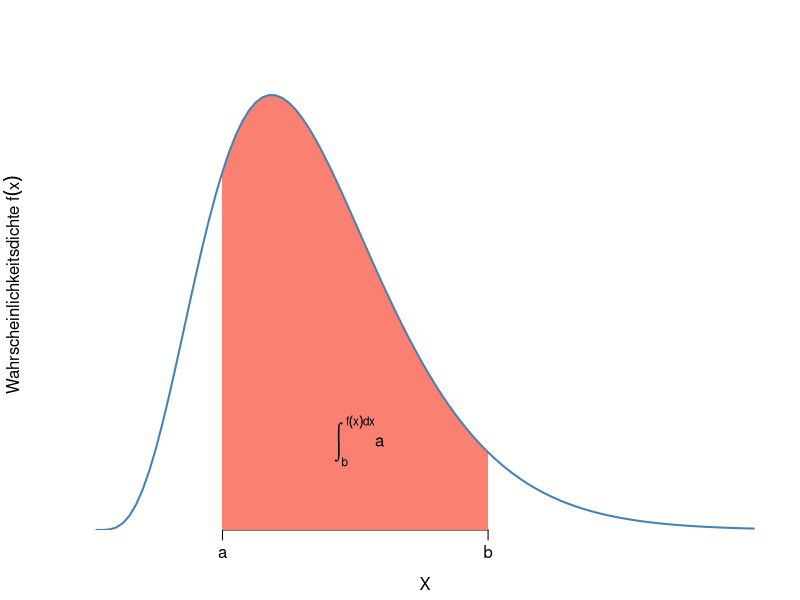
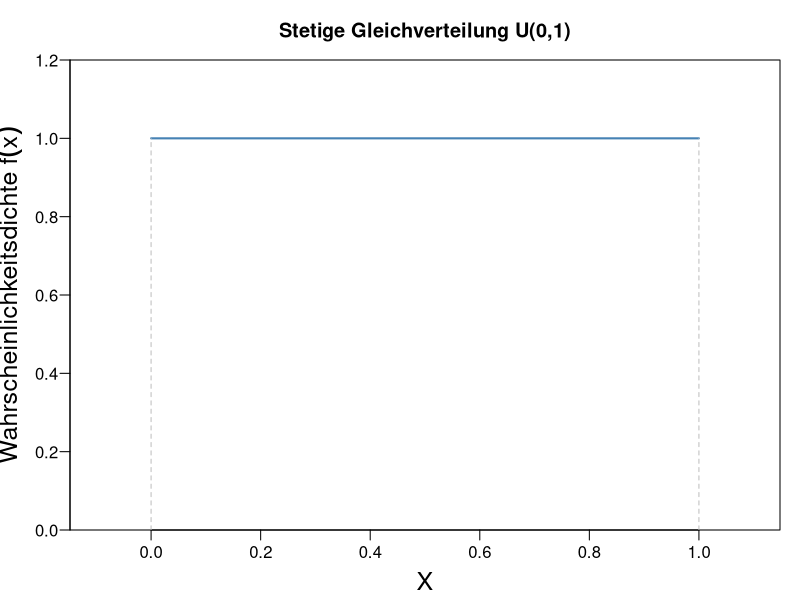
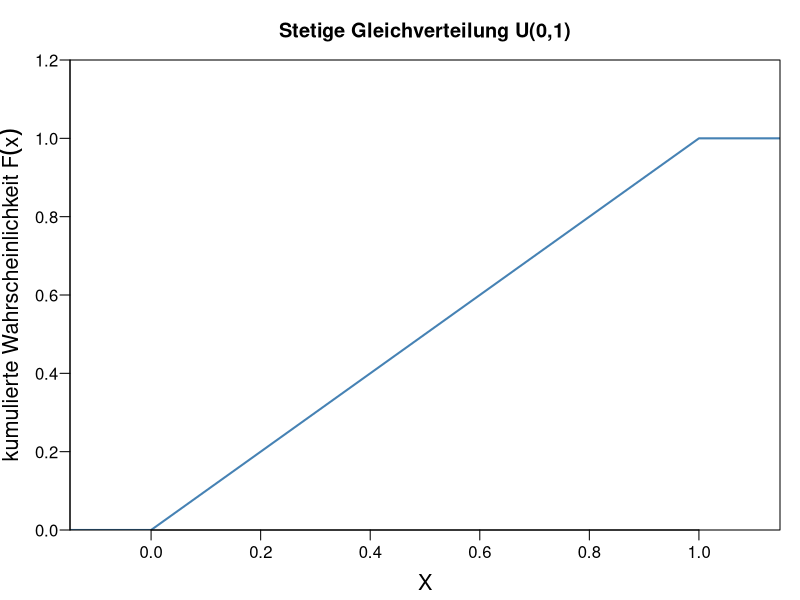
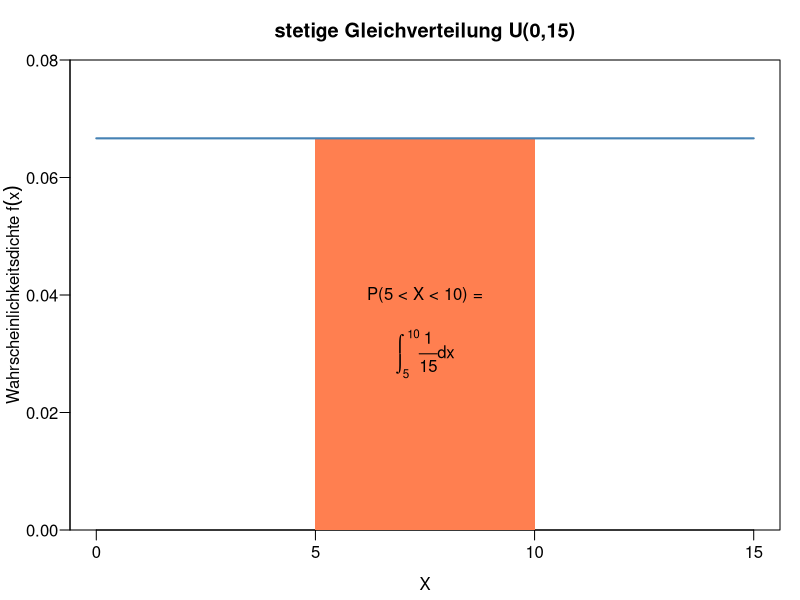
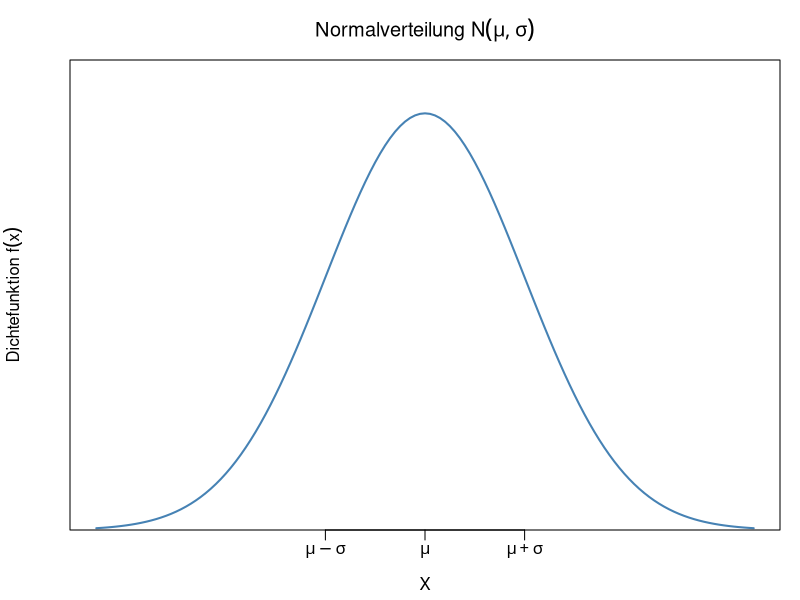
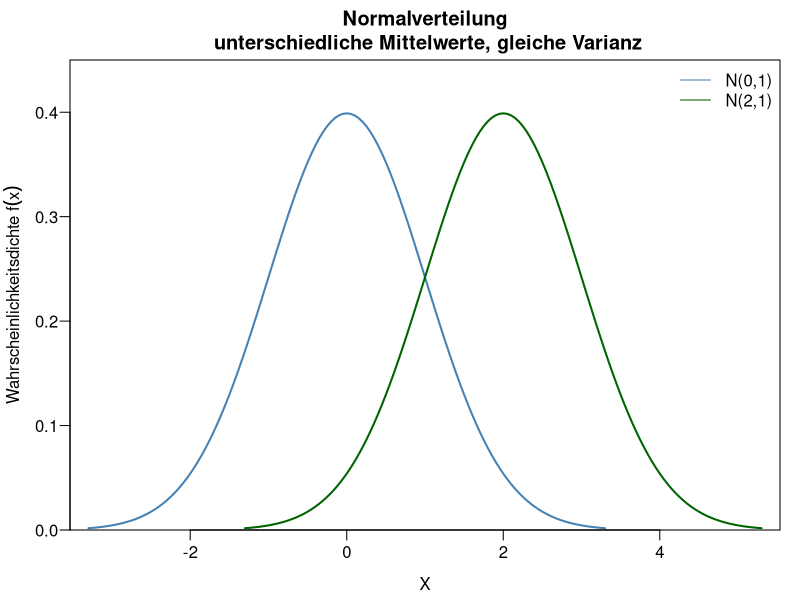
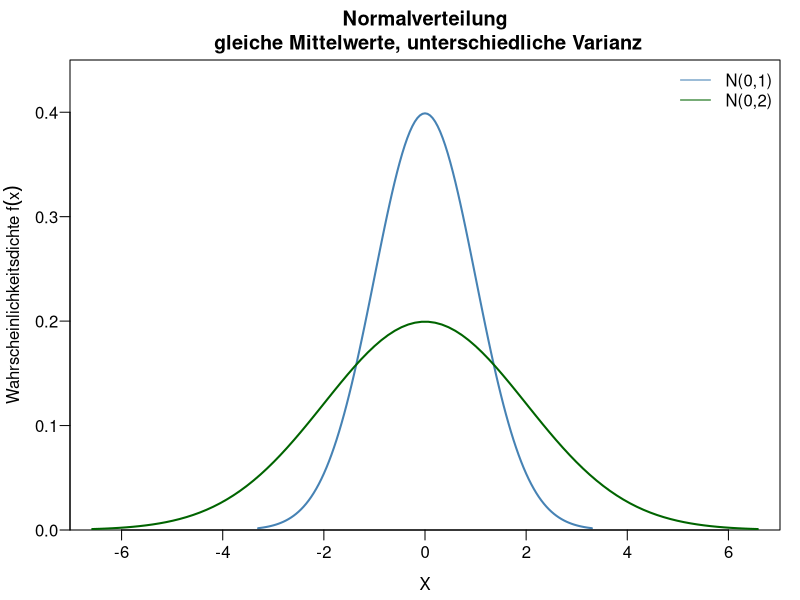
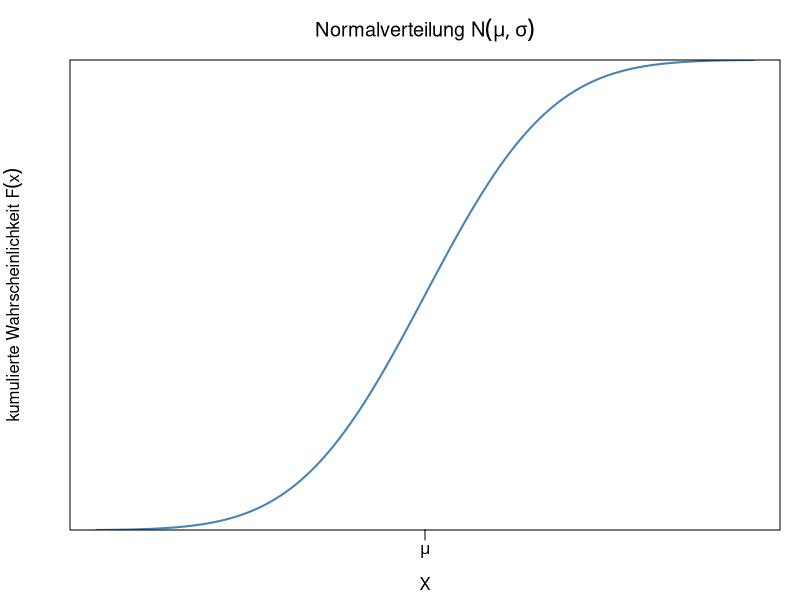

Here is the R script that generated these plots, in order:
## ---- chunk 1
#| label: dichtearea1
x<-seq(0,30,length=100) 
y2<-dchisq(x,df=10) 
par(mar=c(3.5,3.5,2,1), 
    mgp=c(2.2,0.6,0))
plot(x, y2, 
     xlim=c(0, 30), 
     ylim=c(0, 0.11), 
     type="n", 
     xlab="X", 
     ylab=expression("Wahrscheinlichkeitsdichte " * f(x)), 
     yaxs="i", 
     axes=FALSE) 
axis(side=1, at=c(x[20],x[60]), labels=c("a","b"))
polygon(c(x[20], x[20:60],x[60]), 
        c(0, y2[20:60],0), 
        col="salmon", 
        lty=0) 
lines(x, y2, type="l", col="steelblue", lwd=2)
text(12, 0.02, expression(integral(a, b, f(x) * dx)))

## ---- chunk 2
#| label: kontinuniform
par(mar=c(3.5,3.5,3,1), 
    mgp=c(2.2,0.6,0), 
    las=1)
x <- seq(0, 1, length=10)
y <- dunif(x, min=0, max=1)
plot(x, y, 
     type="l", 
     xlab="X", 
     xlim=c(-0.1,1.1), 
     ylim=c(0,1.2), 
     ylab=expression("Wahrscheinlichkeitsdichte " * f(x)), 
     main="Stetige Gleichverteilung U(0,1)", 
     yaxs="i", 
     col="steelblue", 
     lwd=2,
     cex.lab = 1.5)
segments(0,0,0,1, lty=2, col="gray")
segments(1,0,1,1, lty=2, col="gray")

## ---- chunk 3
#| label: lineargrowth
par(mar=c(3.5, 3.5, 3, 1), 
    mgp=c(2.2, 0.6, 0), las=1)
x <- seq(0, 1, length=10)
y <- punif(x, min=0, max=1)
plot(c(-0.2,x,1.2), c(0,y,1), 
     type="l", 
     xlab="X", 
     xlim=c(-0.1,1.1), 
     ylim=c(0,1.2), 
     ylab=expression("kumulierte Wahrscheinlichkeit " * F(x)), 
     main="Stetige Gleichverteilung U(0,1)", 
     yaxs="i", 
     col="steelblue", 
     lwd=2,
     cex.lab = 1.3)
## ---- chunk 4
#| label: buswartezeit
par(mar=c(3.5,3.5,3,1), 
    mgp=c(2.2,0.6,0), 
    las=1)
x <- seq(0, 15, by=5)
y <- dunif(x, min=0, max=15)
plot(x, y, 
     type="n", 
     ylim=c(0, 0.08), 
     xlab="X", 
     ylab=expression("Wahrscheinlichkeitsdichte " * f(x)), 
     main="stetige Gleichverteilung U(0,15)", 
     yaxs="i")
polygon(c(x[2], x[2], x[3], x[3]), 
        c(0, y[1], y[2], 0), 
        col="coral", 
        lty=0)
lines(x, y, col="steelblue", lwd=2)
text(7.5, 0.04, "P(5 < X < 10) =")
text(7.5, 0.03, expression(integral(frac(1,15) * dx, 5, 10)))




## ---- chunk 5
#| label: normalverteilung1
par(mar=c(3.5, 3.5, 3, 1), 
    mgp=c(2.2, 0.6, 0), las=1)
x <- seq(-3.3, 3.3, by=0.05)
plot(x, dnorm(x, mean=0, sd=1), 
     ylim=c(0,0.45), xlab="X", 
     ylab = expression(paste("Dichtefunktion ", f(x))),
     main = expression(paste("Normalverteilung ", N(mu, sigma))),
     type="l", 
     col="steelblue", 
     lwd=2, 
     yaxs="i",
     axes=FALSE)
axis(side = 1, at = c(-1, 0, 1), labels = expression(mu - sigma, mu, mu + sigma))
box()

## ---- chunk 6
#| label: normalverteilung2
par(mar=c(3.5,3.5,3,1), mgp=c(2.2,0.6,0), las=1)
x <- seq(-3.3, 3.3, by=0.05)
plot(x, dnorm(x, mean=0, sd=1), 
     xlim=c(-3.2,5.2), 
     ylim=c(0,0.45), 
     xlab="X", 
     ylab=expression("Wahrscheinlichkeitsdichte " * f(x)), 
     main="Normalverteilung\n unterschiedliche Mittelwerte, gleiche Varianz", 
     type="l", 
     col="steelblue", 
     lwd=2, 
     yaxs="i")
lines(x+2, dnorm(x, mean=0, sd=1), 
      type="l", 
      col="darkgreen", 
      lwd=2)
legend("topright", 
       lty=1, col=c("steelblue", "darkgreen"), 
       legend=c("N(0,1)", "N(2,1)"), 
       bty="n") 

## ---- chunk 7
#| label: normalverteilung3
par(mar=c(3.5,3.5,3,1), 
    mgp=c(2.2,0.6,0), 
    las=1)
x = seq(-3.3, 3.3, by=0.05)
y = seq(-6.581, 6.581, length=100)
plot(x, dnorm(x, mean=0, sd=1), 
     xlim=c(-6.5,6.5), 
     ylim=c(0,0.45), 
     xlab="X", 
     ylab=expression("Wahrscheinlichkeitsdichte " * f(x)), 
     main="Normalverteilung\n gleiche Mittelwerte, unterschiedliche Varianz", 
     type="l", 
     col="steelblue", 
     lwd=2, 
     yaxs="i")
lines(y, dnorm(y, mean=0, sd=2), 
      type="l", 
      col="darkgreen", 
      lwd=2)
legend("topright", 
       lty=1, 
       col=c("steelblue", "darkgreen"), 
       legend=c("N(0,1)", "N(0,2)"), 
       bty="n") 

## ---- chunk 8
#| label: normalSform
par(mar=c(3.5,3.5,3,1), 
    mgp=c(2.2,0.6,0), 
    las=1)
x <- seq(-3.3, 3.3, by=0.05)
plot(x, pnorm(x, mean=0, sd=1), 
     xlab="X", 
     ylab = expression(paste("kumulierte Wahrscheinlichkeit ", F(x))),
     main = expression(paste("Normalverteilung ", N(mu, sigma))),
     type="l", 
     col="steelblue", 
     lwd=2, 
     yaxs="i",
     axes=FALSE)
axis(side=1, at=c(0), 
     labels=expression(mu))
box()

## ---- chunk 9
#| label: normaleigenschaft1
par(mar=c(3.5,3.5,3,1), 
    mgp=c(2.2,0.6,0), 
    las=1)
x <- seq(-3.3, 3.3, by=0.05)
y <- dnorm(x, mean=0, sd=1)
x1 <- seq(-1, 1, by=0.05)
y1 <- dnorm(x1, mean=0, sd=1)
plot(x, y, 
     ylim=c(0,0.45), 
     xlab="X", 
     ylab = expression(paste("Dichtefunktion ", f(x))),
     main = expression(paste("Normalverteilung ", N(mu, sigma))),
     type="n", col="steelblue", 
     lwd=2, 
     yaxs="i",
     axes=FALSE)
axis(side=1, at=c(0), labels=expression(mu))
axis(side=1, at=c(-1,1), 
     labels=expression(mu-sigma, mu+sigma))
polygon(c(x1[1],x1,x1[40]), c(0,y1,0), 
        col="salmon", lty=0)
text(0,0.15, "68%")
lines(x, y, col="steelblue", lwd=2)
box()

## ---- chunk 10
#| label: normaleigenschaft2
par(mar=c(3.5,3.5,3,1), 
    mgp=c(2.2,0.6,0), las=1)
x <- seq(-3.3, 3.3, by=0.05)
y <- dnorm(x, mean=0, sd=1)
x2 <- seq(-2, 2, by=0.05)
y2 <- dnorm(x2, mean=0, sd=1)
plot(x, y, 
     ylim=c(0,0.45), 
     xlab="X", 
     ylab = expression(paste("Dichtefunktion ", f(x))),
     main = expression(paste("Normalverteilung ", N(mu, sigma))),
     type="n", col="steelblue", 
     lwd=2, 
     yaxs="i",
     axes=FALSE)
axis(side=1, at=c(0), labels=expression(mu))
axis(side=1, at=c(-2,2), 
     labels=expression(mu-2*sigma, mu+2*sigma))
polygon(c(x2, rev(x2)), c(rep(0, length(y2)), rev(y2)), col="salmon", border=NA)
text(0,0.15,"95%")
lines(x, y, col="steelblue", lwd=2)
box()

## ---- chunk 11
#| label: normaleigenschaft3
par(mar=c(3.5,3.5,3,1), 
    mgp=c(2.2,0.6,0), 
    las=1)
x <- seq(-3.3, 3.3, by=0.05)
y <- dnorm(x, mean=0, sd=1)
x3 <- seq(-3, 3, by=0.05)
y3 <- dnorm(x3, mean=0, sd=1)
plot(x, y, ylim=c(0,0.45), 
     xlab="X", 
     ylab = expression(paste("Dichtefunktion ", f(x))),
     main = expression(paste("Normalverteilung ", N(mu, sigma))),
     type="n", 
     col="steelblue", 
     lwd=2, 
     yaxs="i",
     axes=FALSE)
axis(side=1, at=c(0), labels=expression(mu))
axis(side=1, at=c(-3,3), 
     labels=expression(mu-3*sigma, mu+3*sigma))
polygon(c(x3, rev(x3)), c(rep(0, length(y3)), rev(y3)), col="salmon", border=NA)
text(0,0.15,"99%")
lines(x, y, col="steelblue", lwd=2)
box()

## ---- chunk 12
#| label: standardnormalverteilung1
par(mar=c(3.5, 3.5, 3, 1), 
    mgp=c(2.2, 0.6, 0), 
    las=1)
x <- seq(-3.3, 3.3, by=0.05)
plot(x, dnorm(x, mean=0, sd=1), 
     ylim=c(0,0.45), 
     xlab="X", 
     ylab = expression(paste("Dichtefunktion ", f(x))),
     main = expression(paste("Standardnormalverteilung ", N(0, 1))),
     type="l", 
     col="steelblue", 
     lwd=2, 
     yaxs="i")

## ---- chunk 13
#| label: normalLeftTail
par(mar=c(3.5,3.5,3,1), 
    mgp=c(2.2,0.6,0), 
    las=1)
x = seq(-3.32, 3.32, by=0.04)
y = dnorm(x,mean=0,sd=1)
x0 = x[97]
p0 = floor(pnorm(x0, mean=0, sd=1, lower.tail=TRUE)*10000)/10000
plot(x, y, 
     ylim=c(0,0.45), 
     xlab="X", 
     ylab = expression(paste("Dichtefunktion ", f(x))),
     main = expression(paste("Standardnormalverteilung ", N(0, 1))),
     type="n", yaxs="i",axes=FALSE)
axis(side=1, at=x0)
polygon(c(x[1],x[1:97],x[97]), c(0,y[1:97],0), col="salmon", lty=0)
lines (x, y, type="l", col="steelblue", lwd=2)
text(-0.7,0.06,paste("F(",x0,")=",p0))
box()

## ---- chunk 14
#| label: normalRightTail
par(mar=c(3.5,3.5,3,1), 
    mgp=c(2.2,0.6,0), 
    las=1)
x = seq(-3.32, 3.32, by=0.04)
y = dnorm(x,mean=0,sd=1)
x0 = x[97]
p0 = floor(pnorm(x0, mean=0, sd=1, lower.tail=TRUE)*10000)/10000
plot(x, y, 
     ylim=c(0,0.45), 
     xlab="X", 
     ylab = expression(paste("Dichtefunktion ", f(x))),
     main = expression(paste("Standardnormalverteilung ", N(0, 1))),
     type="n", 
     yaxs="i",
     axes=FALSE)
axis(side=1, at=x0)
polygon(c(x[97],
          x[97:length(x)],
          x[length(x)]), 
        c(0,y[97:length(x)],0), 
        col="salmon", lty=0)
lines (x, y, type="l", col="steelblue", lwd=2)
text(-0.7,0.06,paste("F(",x0,")=",p0))
text(1.2,0.06,paste("1-F(",x0,")"))
text(1.2,0.04,"=0.3015")
box()

## ---- chunk 15
#| label: ChiQuadrat

par(mar=c(3.5,3.5,3,1), 
    mgp=c(2.2,0.6,0), 
    las=1)
x = seq(0, 50, by=0.05)
y1 = dchisq(x, df=3)
y2 = dchisq(x, df=10)
y3 = dchisq(x, df=30)
plot(x, y1, 
     xlab="X", 
     ylab = expression(paste("Dichtefunktion ", f(x))), 
     main="Chi-Quadrat-Verteilung", type="l", 
     col="steelblue", 
     lwd=2, 
     yaxs="i")
lines(x, y2, type="l", col="darkgreen", lwd=2)
lines(x, y3, type="l", col="hotpink", lwd=2)
legend("topright", 
       lty=1, 
       lwd=2, 
       col=c("steelblue", "darkgreen", "hotpink"), 
       legend = expression(chi^2 * "(3)", chi^2 * "(10)", chi^2 * "(30)"), 
       bty="n") 
box()

## ---- chunk 16
#| label: tverteilung
par(mar=c(3.5,3.5,3,1), 
    mgp=c(2.2,0.6,0), 
    las=1)
x = seq(-3.3, 3.3, by=0.05)
y1 = dt(x, df=3)
y2 = dt(x, df=10)
y3 = dt(x, df=30)
plot(x, dnorm(x, mean=0, sd=1), 
     ylim=c(0,0.45), 
     xlab="X", 
     ylab = expression(paste("Dichtefunktion ", f(x))),
     main="Student's T Verteilung", 
     type="l", 
     col=gray(0.5), 
     lty=2, 
     lwd=2, 
     yaxs="i")
lines(x, y1, type="l", col="steelblue", lwd=2)
lines(x, y2, type="l", col="darkgreen", lwd=2)
lines(x, y3, type="l", col="hotpink", lwd=2)
legend("topright", 
       lty=c(1,1,1,2), 
       lwd=2, 
       col=c("steelblue", "darkgreen", "hotpink", gray(0.5)), 
       legend=c("T(3)", "T(10)", "T(30)", "N(0,1)"), bty="n") 
box()

## ---- chunk 17
#| label: fischerF
par(mar=c(3.5, 3.5, 3,1), 
    mgp=c(2.2, 0.6, 0), 
    las=1)
x = seq(0, 5, by=0.05)
y1 = df(x, df1=3, df2=3)
y2 = df(x, df1=20, df2=10)
y3 = df(x, df1=30, df2=30)
plot(x, y3, 
     xlab="X", 
     ylab = expression(paste("Dichtefunktion ", f(x))),
     main="Fisher's F-Verteilung", 
     type="l", 
     col="salmon", 
     lwd=2, 
     yaxs="i")
lines(x, y1, type="l", col="steelblue", lwd=2)
lines(x, y2, type="l", col="darkgreen", lwd=2)
legend("topright", 
       lty=1, 
       lwd=2, 
       col=c("steelblue", "darkgreen", "salmon"), 
       legend=c("F(3,3)","F(20,10)","F(30,30)"), 
       bty="n") 
box()

